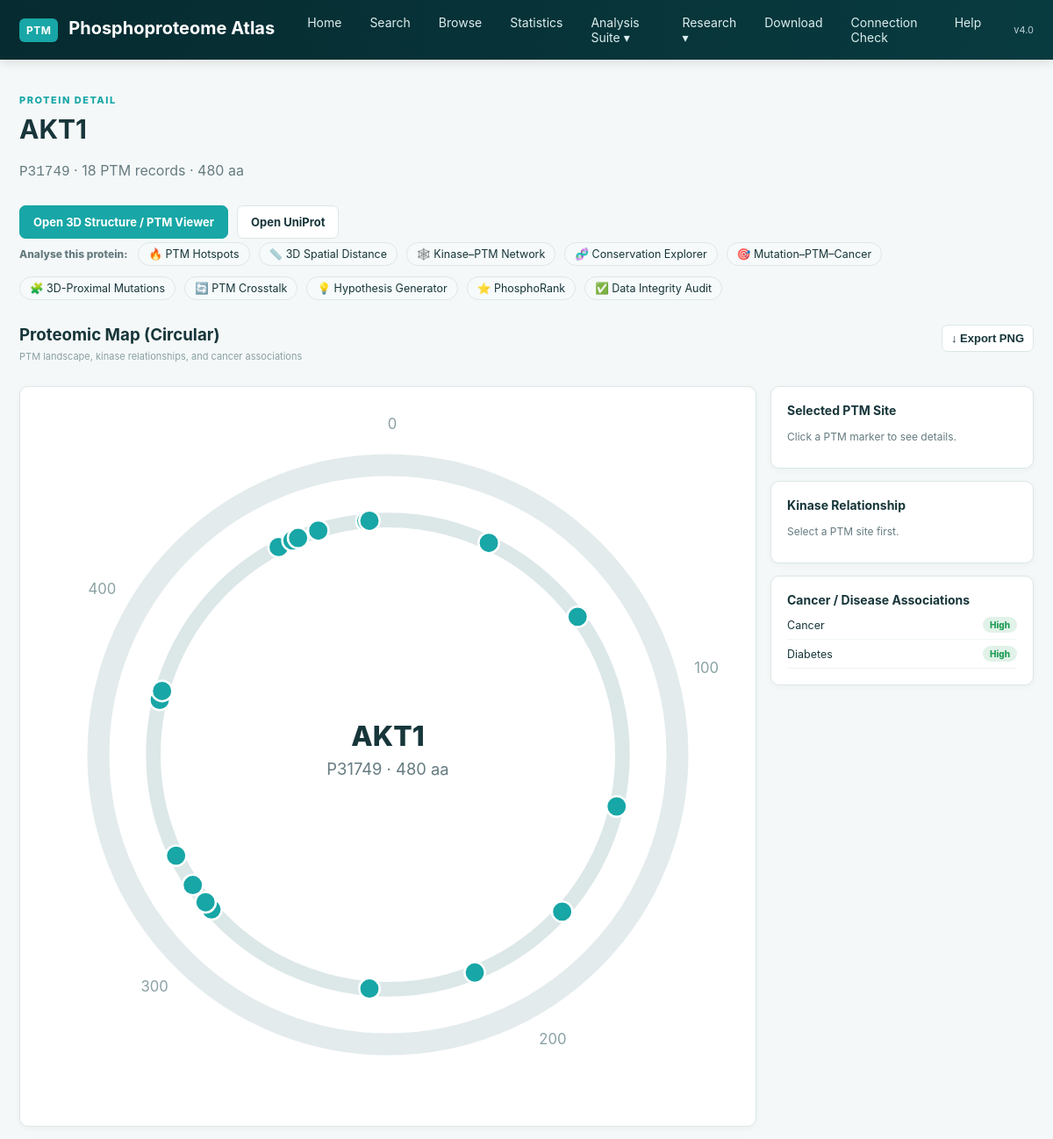
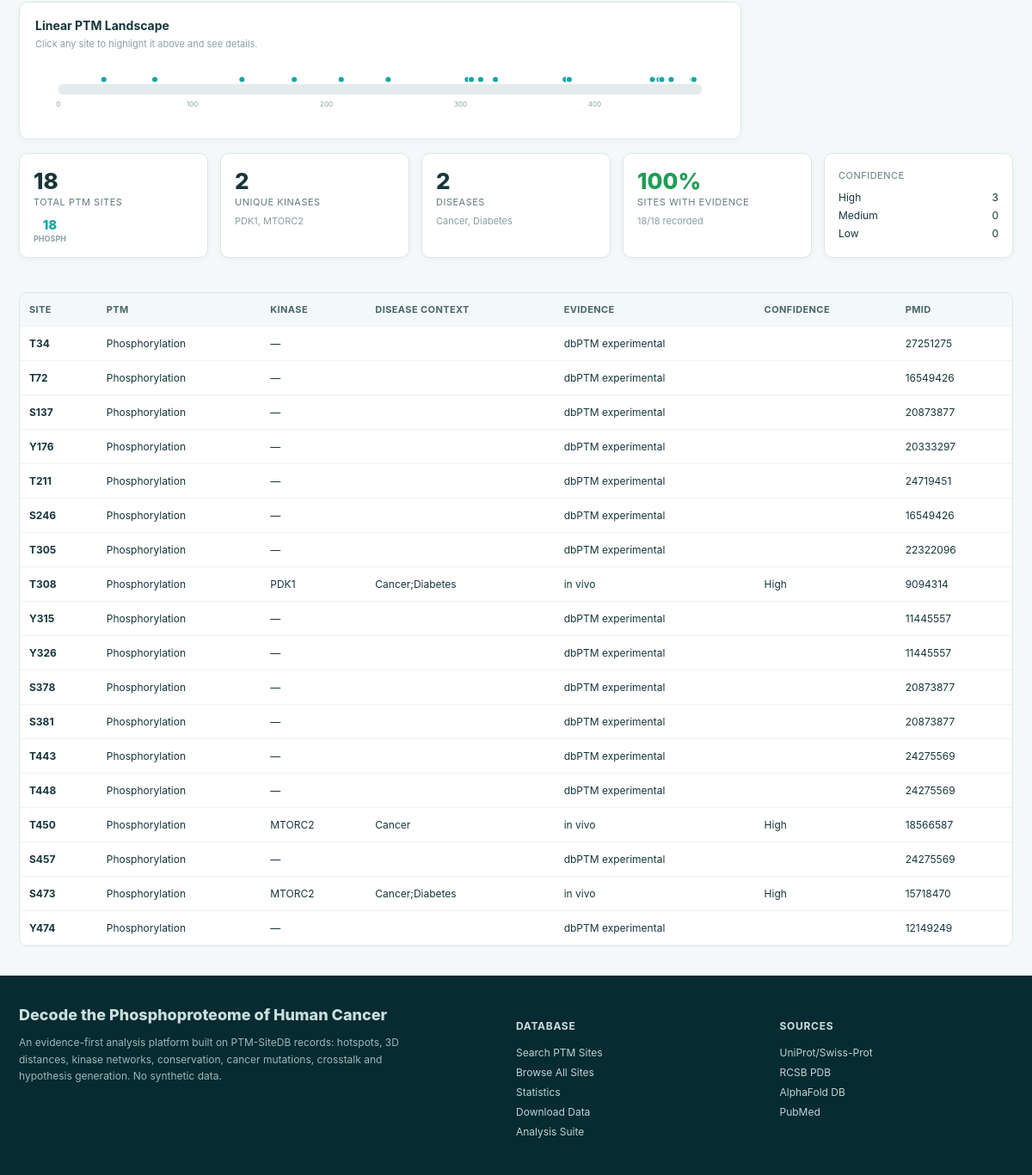
The app's page /protein/P31749 with its own data (2 pictures, top to bottom).
### tables this page shows
CREATE TABLE ptm_sites (
    id INTEGER PRIMARY KEY AUTOINCREMENT,
    gene TEXT NOT NULL, uniprot TEXT NOT NULL, ptm_type TEXT NOT NULL,
    site TEXT NOT NULL, position INTEGER, flanking TEXT, kinase TEXT,
    disease_context TEXT, evidence TEXT, confidence TEXT, pmid TEXT,
    source_url TEXT, protein_id TEXT, validation_status TEXT, pmid_old TEXT, pmids_dbptm TEXT, pmid_count INTEGER, pmid_score INTEGER, evidence_level TEXT, status TEXT, review_note TEXT,
    UNIQUE(uniprot, ptm_type, site, pmid)
);

### app.py (the view)
@app.route("/protein/<uniprot>")
def protein(uniprot):
    conn=db()
    rows=conn.execute("SELECT * FROM ptm_sites WHERE uniprot=? ORDER BY position", (uniprot,)).fetchall()
    conn.close()
    cat = next((c for c in PROTEIN_CATALOG if c[1] == uniprot), None)
    if rows:
        prot = dict(rows[0])
        if cat:
            prot["name"] = cat[2]
            prot["length"] = cat[3]
        else:
            prot["name"] = None
            prot["length"] = max((r["position"] or 0) for r in rows) or None
    else:
        if not cat:
            return "Protein not found", 404
        prot = {"gene": cat[0], "uniprot": cat[1], "name": cat[2], "length": cat[3]}
    pmdata = {
        "gene": prot.get("gene"), "uniprot": prot.get("uniprot"), "length": prot.get("length"),
        "ptms": [{"id": r["id"], "site": r["site"], "ptm_type": r["ptm_type"], "position": r["position"],
                  "kinase": r["kinase"], "disease_context": r["disease_context"], "evidence": r["evidence"],
                  "confidence": r["confidence"], "pmid": r["pmid"]} for r in rows],
    }
    return render_template("protein.html", rows=rows, protein=prot, pmdata=pmdata)

### features.py (called while the page is built)
@bp.app_context_processor
def inject_nav():
    return {"FEATURES": FEATURES}

### services/dbutil.py (called while the page is built)
def db():
    conn = sqlite3.connect(DB)
    conn.row_factory = sqlite3.Row
    return conn

### templates/protein.html (shortened to what this page needs)
{% extends "base.html" %}{% block title %}{{protein.gene}} — PTM-SiteDB{% endblock %}{% block content %}
<div class="page-header"><span class="eyebrow">PROTEIN DETAIL</span><h2>{{protein.gene}}</h2><p><span class="mono">{{protein.uniprot}}</span> · {{rows|length}} PTM records{% if protein.length %} · {{'{:,}'.format(protein.length)}} aa{% endif %}</p></div>
<div class="protein-actions"><a class="btn btn-primary" href="{{url_for('viewer',uniprot=protein.uniprot)}}">Open 3D Structure / PTM Viewer</a><a class="btn btn-secondary" href="https://www.uniprot.org/uniprotkb/{{protein.uniprot}}" target="_blank">Open UniProt</a></div>
<div class="modlinks"><span>Analyse this protein:</span>{% for ep,label,icon,desc in FEATURES %}<a class="chip big" href="{{url_for('features.'+ep+'_page', uniprot=protein.uniprot)}}">{{icon}} {{label}}</a>{% endfor %}</div>
{% if protein.length %}
<div class="pm-wrap">
  <div class="pm-header">
    <div><h3>Proteomic Map (Circular)</h3><p class="stat-note">PTM landscape, kinase relationships, and cancer associations</p></div>
    <button class="btn btn-secondary btn-sm" id="pm-export">↓ Export PNG</button>
  </div>
  <div class="pm-grid">
    <div class="pm-main">
      <div class="pm-circle-card">
        <svg id="pm-svg" viewBox="0 0 480 480" width="100%"></svg>
      </div>
      <div class="pm-linear-card">
        <h4>Linear PTM Landscape</h4>
        <p class="stat-note">Click any site to highlight it above and see details.</p>
        <svg id="pm-linear-svg" viewBox="0 0 900 70" width="100%" height="70"></svg>
      </div>
    </div>
    <div class="pm-side">
      <div class="pm-panel" id="pm-selected-panel"><h4>Selected PTM Site</h4><div class="pm-empty">Click a PTM marker to see details.</div></div>
      <div class="pm-panel" id="pm-kinase-panel"><h4>Kinase Relationship</h4><div class="pm-empty">Select a PTM site first.</div></div>
      <div class="pm-panel" id="pm-disease-panel"><h4>Cancer / Disease Associations</h4><div class="pm-empty">No disease associations recorded.</div></div>
    </div>
  </div>
  <div class="pm-summary-grid" id="pm-summary"></div>
</div>
{% endif %}
{% if rows %}
<div class="table-wrap"><table><thead><tr><th>Site</th><th>PTM</th><th>Kinase</th><th>Disease Context</th><th>Evidence</th><th>Confidence</th><th>PMID</th></tr></thead><tbody>{% for r in rows %}<tr><td><b>{{r.site}}</b></td><td>{{r.ptm_type}}</td><td>{{r.kinase or '—'}}</td><td>{{r.disease_context}}</td><td>{{r.evidence}}</td><td>{{r.confidence}}</td><td>{{r.pmid}}</td></tr>{% endfor %}</tbody></table></div>
{% else %}
<div class="empty">No PTM sites recorded for this protein yet.</div>
{% endif %}
{% endblock %}

### static/css/main.css (style rules this page uses)
:root { --nav:#062b30;--nav2:#083b40;--teal:#18a6a6;--sky:#3aa8e6;--ink:#17363a;--muted:#657b80;--bg:#f5f8f8;--card:#fff;--line:#dce7e8;--green:#118b6e }
* { box-sizing:border-box }
body { margin:0;font-family:Inter,Segoe UI,Arial,sans-serif;background:var(--bg);color:var(--ink) }
a { color:inherit }
.eyebrow { font-size:11px;letter-spacing:1.5px;font-weight:800;color:var(--teal) }
h2 { font-size:30px;margin:7px 0 10px }
.page-header { margin-bottom:25px }
.page-header p,.hero p { color:var(--muted);max-width:800px;line-height:1.65 }
.hero-actions,.protein-actions { display:flex;gap:10px;margin-top:22px }
.btn { display:inline-flex;align-items:center;justify-content:center;border:1px solid var(--line);border-radius:7px;padding:10px 15px;text-decoration:none;font-size:13px;font-weight:700;cursor:pointer }
.btn-primary { background:var(--teal);border-color:var(--teal);color:white }
.btn-secondary { background:white;color:var(--ink) }
.btn-sm { padding:7px 10px }
.stat-note { font-size:11px;color:#8aa0a4;margin-top:6px }
.table-wrap { overflow:auto;background:white;border:1px solid var(--line);border-radius:10px }
table { width:100%;border-collapse:collapse }
.table-wrap>table { min-width:1000px }
th,td { padding:12px 11px;border-bottom:1px solid #edf2f2;text-align:left;font-size:12px;vertical-align:top }
th { background:#f3f8f8;color:#49656a;font-size:11px;text-transform:uppercase;letter-spacing:.4px;position:sticky;top:0 }
.mono { font-family:ui-monospace,SFMono-Regular,Consolas,monospace }
.pm-wrap { margin:24px 0 40px }
.pm-header { display:flex;justify-content:space-between;align-items:start;margin-bottom:16px }
.pm-header h3 { margin:0 0 3px }
.pm-grid { display:grid;grid-template-columns:1fr 300px;gap:16px }
.pm-main { display:flex;flex-direction:column;gap:16px }
.pm-circle-card,.pm-linear-card,.pm-panel { background:white;border:1px solid var(--line);border-radius:10px;padding:18px;box-shadow:0 2px 7px #113a3d0a }
.pm-circle-card { text-align:center }
.pm-linear-card h4,.pm-panel h4 { margin:0 0 4px;font-size:14px }
.pm-side { display:flex;flex-direction:column;gap:14px }
.pm-summary-grid { display:grid;grid-template-columns:repeat(5,1fr);gap:14px;margin-top:16px }
.chip { display:inline-block;border:1px solid var(--line);border-radius:14px;padding:2px 8px;margin:1px 3px 1px 0;font-size:11px;background:#f6fafa;text-decoration:none }
.chip.big { font-size:12.5px;padding:5px 11px;margin:4px 6px 4px 0 }
.modlinks { display:flex;flex-wrap:wrap;align-items:center;gap:4px;margin:0 0 20px }
.modlinks span { font-size:12px;font-weight:800;color:var(--muted);margin-right:8px }

### records on screen
ptm_sites: gene "AKT1", uniprot "P31749", site "T34", ptm_type "Phosphorylation", kinase "—", evidence "dbPTM experimental", pmid "27251275"
ptm_sites: site "T72", ptm_type "Phosphorylation", kinase "—", evidence "dbPTM experimental", pmid "16549426"
ptm_sites: site "S137", ptm_type "Phosphorylation", kinase "—", evidence "dbPTM experimental", pmid "20873877"
ptm_sites: site "Y176", ptm_type "Phosphorylation", kinase "—", evidence "dbPTM experimental", pmid "20333297"
ptm_sites: site "T211", ptm_type "Phosphorylation", kinase "—", evidence "dbPTM experimental", pmid "24719451"
ptm_sites: site "S246", ptm_type "Phosphorylation", kinase "—", evidence "dbPTM experimental", pmid "16549426"
ptm_sites: site "T305", ptm_type "Phosphorylation", kinase "—", evidence "dbPTM experimental", pmid "22322096"
ptm_sites: site "T308", ptm_type "Phosphorylation", kinase "PDK1", disease_context "Cancer;Diabetes", evidence "in vivo", confidence "High", pmid "9094314"
ptm_sites: site "Y315", ptm_type "Phosphorylation", kinase "—", evidence "dbPTM experimental", pmid "11445557"
ptm_sites: site "Y326", ptm_type "Phosphorylation", kinase "—", evidence "dbPTM experimental", pmid "11445557"
ptm_sites: site "S378", ptm_type "Phosphorylation", kinase "—", evidence "dbPTM experimental", pmid "20873877"
ptm_sites: site "S381", ptm_type "Phosphorylation", kinase "—", evidence "dbPTM experimental", pmid "20873877"
ptm_sites: site "T443", ptm_type "Phosphorylation", kinase "—", evidence "dbPTM experimental", pmid "24275569"
ptm_sites: site "T448", ptm_type "Phosphorylation", kinase "—", evidence "dbPTM experimental", pmid "24275569"
ptm_sites: site "T450", ptm_type "Phosphorylation", kinase "MTORC2", disease_context "Cancer", evidence "in vivo", confidence "High", pmid "18566587"
ptm_sites: site "S457", ptm_type "Phosphorylation", kinase "—", evidence "dbPTM experimental", pmid "24275569"
ptm_sites: site "S473", ptm_type "Phosphorylation", kinase "MTORC2", disease_context "Cancer;Diabetes", evidence "in vivo", confidence "High", pmid "15718470"
ptm_sites: site "Y474", ptm_type "Phosphorylation", kinase "—", evidence "dbPTM experimental", pmid "12149249"

### other values on screen
{{ rows|length }} "18"
{{ '{:,}'.format(protein.length) }} "480"
{{ icon }} "🔥" "📏" "🕸️" "🧬" "🎯" "🧩" "🔄" "💡" "⭐" "✅"
{{ label }} "PTM Hotspots" "3D Spatial Distance" "Kinase–PTM Network" "Conservation Explorer" "Mutation–PTM–Cancer" "3D-Proximal Mutations" "PTM Crosstalk" "Hypothesis Generator" "PhosphoRank" "Data Integrity Audit"
